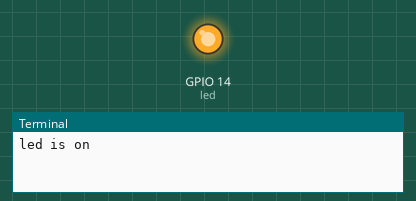
Recording of a program running on a simulated Raspberry Pi (BCM pin numbers). On the bench: output pins drawn as LEDs (lit = HIGH), the last lines printed to the terminal.

Above: at 1.0 s.
At 5.5 s:
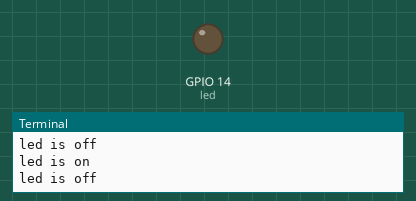
Timing chart, 0 to 6.9 s (numbered marks = the images above):
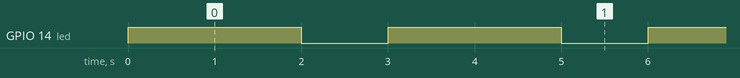

The program:

raspberyy.py
```python
#!/usr/bin/python3
import RPi.GPIO as GPIO
import time

led = 14
GPIO.setmode(GPIO.BCM)
GPIO.setup(led, GPIO.OUT)

try:
    while True:
        GPIO.output(led, GPIO.HIGH)
        print("led is on")
        time.sleep(2)

        GPIO.output(led,GPIO.LOW)
        print("led is off")
        time.sleep(1)
except KeyboardInterrupt:
    GPIO.cleanup()
```

Measured:
- by itself, GPIO 14 (led): alternates HIGH for 2.0 s and LOW for 1.0 s
